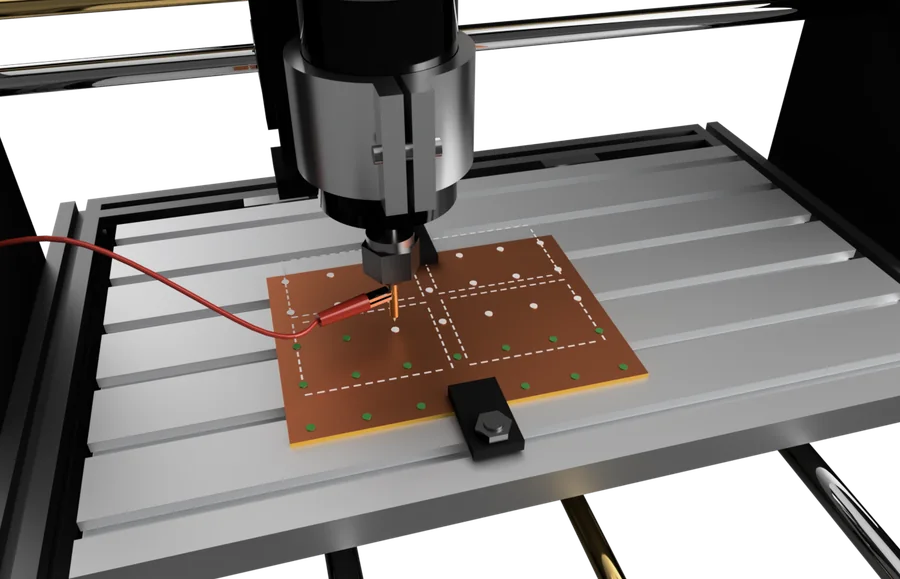
#> input picture site/img/render-heightmap.webp, 900 x 579 px, given in place of render-heightmap.webp-marks.png, which was not available
$ python calibrate.py ../../site/img/render-heightmap.webp
#> lines starting #> are read from the running program, lines starting #| are printed output that depends on the picture; after the words box and inside, x2 and y2 are one past the last pixel; in counts of white or black regions, pixels touching at a corner belong together; long printed decimals are rounded
"""Finds the bed marks (marks render minus clean render) and fits the bed homography."""
import json
import sys

import numpy as np
from PIL import Image

base = sys.argv[1]
marks = {'front_left': (20, 15), 'front_right': (280, 15), 'back_right': (280, 165), 'back_left': (20, 165)}
a = np.asarray(Image.open(base + '-marks.png').convert('RGB')).astype(int)
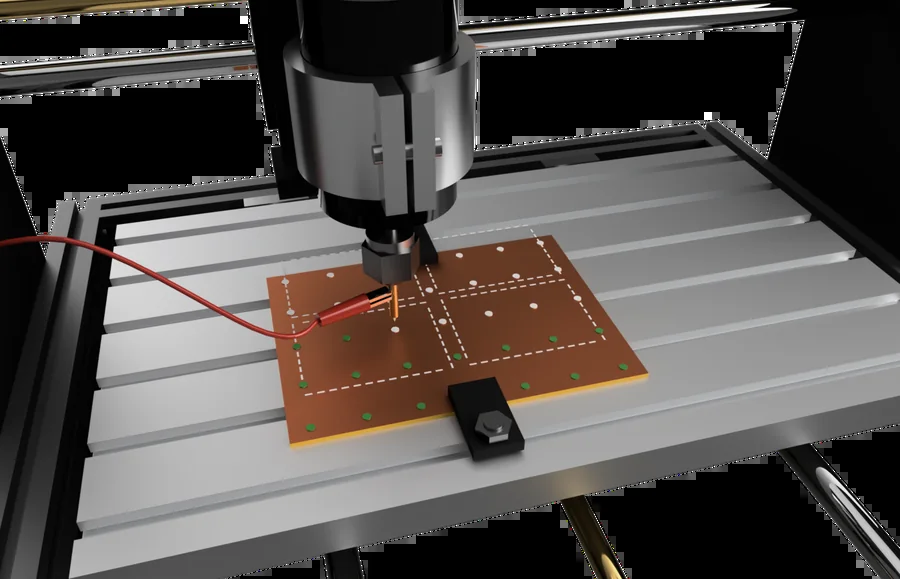
#> a: shape (579, 900, 3) int64; mean R, G, B 85.3, 80.1, 77.3
b = np.asarray(Image.open(base + '.png').convert('RGB')).astype(int)
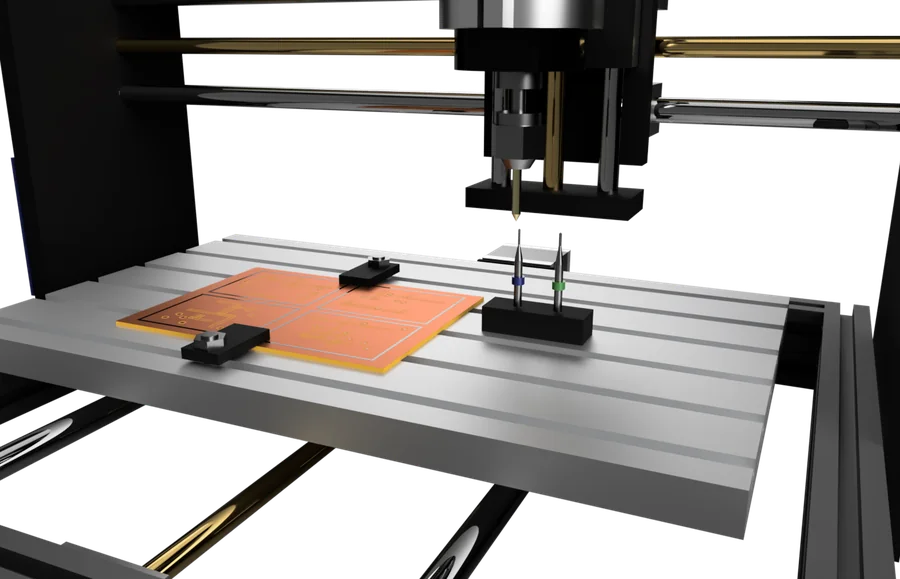
#> input picture site/img/render-run.webp, 900 x 579 px, given in place of render-heightmap.webp.png, which was not available
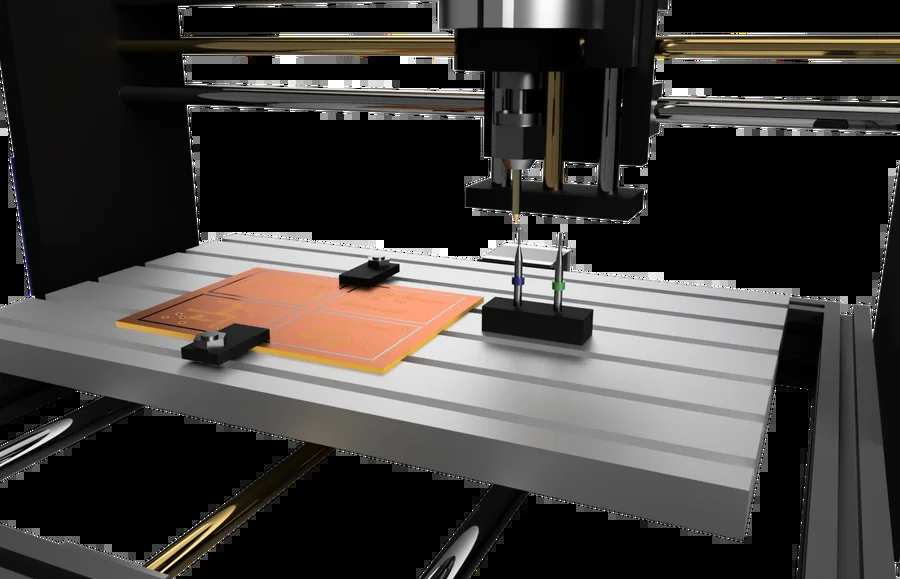
#> b: shape (579, 900, 3) int64; mean R, G, B 64.8, 61.4, 58.7
d = np.abs(a - b).sum(axis=2)
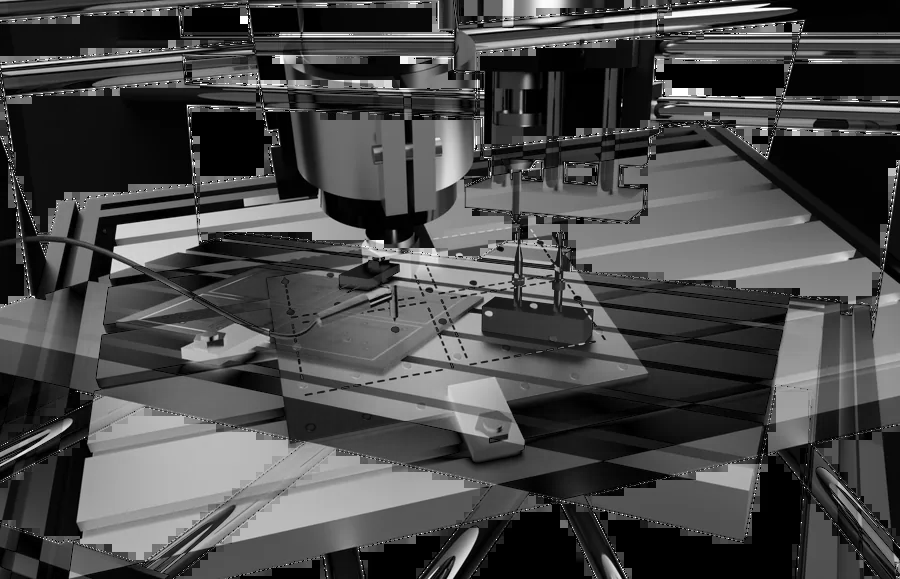
#> d: shape (579, 900) int64; min 0, max 765, mean 218.8; drawn with min black and max white
sat = a.max(axis=2) - a.min(axis=2)
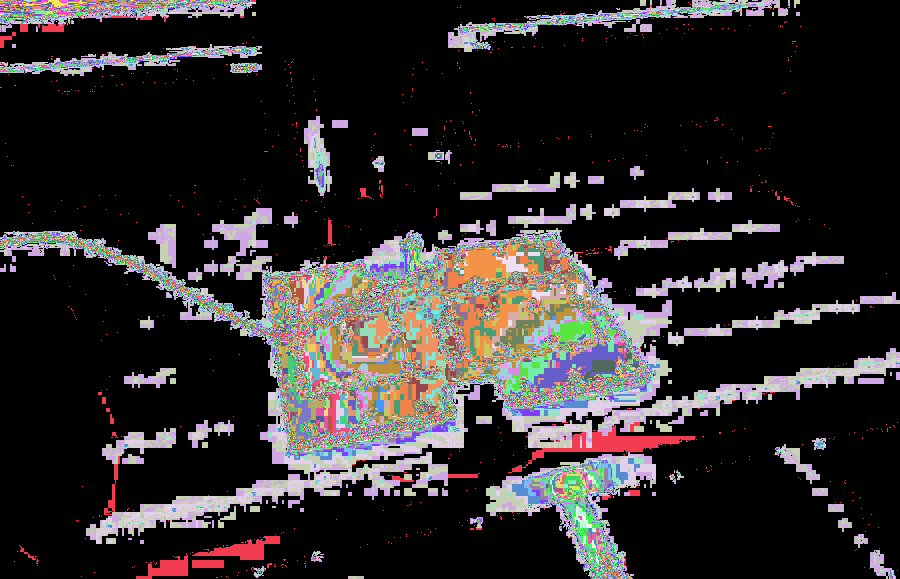
#> sat: shape (579, 900) int64; 159 distinct labels, from 0 to 160; one colour per label, 0 black
ys, xs = np.nonzero((d > 120) & (sat > 50))
pts = np.stack([xs, ys], 1).astype(float)
#> pts = 43645 pairs, first value 0 to 820, second value 0 to 578
# k-means with 4 centres started at the quadrants of the candidate cloud
cx, cy = np.median(pts, 0)
#> cx = 429; cy = 336
centres = np.array([[pts[:, 0].min(), pts[:, 1].max()], [pts[:, 0].max(), pts[:, 1].max()],
                    [pts[:, 0].max(), pts[:, 1].min()], [pts[:, 0].min(), pts[:, 1].min()]])
#> centres = [[0, 578], [820, 578], [820, 0], [0, 0]]
for _ in range(20):
    lab = np.argmin(((pts[:, None, :] - centres[None]) ** 2).sum(2), 1)
    centres = np.array([np.median(pts[lab == k], 0) for k in range(4)])
#> this loop made 20 passes
#> centres on passes 1 to 12: [[344, 351], [513, 350], [500, 269], [279, 274]], [[362, 359], [533, 357], [492, 279], [282, 285]], [[372, 365], [555, 358], [483, 283], [289, 292]], [[378, 370], [564, 359], [479, 288], [295, 298]], [[381, 372], [567, 358], [479, 292], [299, 302]], [[384, 374], [568, 358], [479, 293], [301, 305]], [[386, 374], [569, 358], [480, 293], [302, 307.5]], [[387, 374], [569, 359], [480, 293], [303, 309]], [[388, 374], [569, 359], [481, 293], [304, 310]], [[389, 374], [570, 359], [481, 293], [304, 310]], [[389, 374], [570, 359], [481, 293], [304, 310]], [[389, 374], [570, 359], [481, 293], [304, 310]]
out = {}
for k, name in enumerate(['front_left', 'front_right', 'back_right', 'back_left']):
    ax, ay = centres[k].astype(int)
    w = d[ay - 30:ay + 30, ax - 30:ax + 30]
    m = w > 60
    yy, xx = np.nonzero(m)
    wt = w[m]
    out[name] = {'bed': marks[name], 'px': [ax - 30 + (xx * wt).sum() / wt.sum(), ay - 30 + (yy * wt).sum() / wt.sum()]}
    print(name, out[name])
#> this loop made 4 passes
#> (ax, ay) on passes 1 to 4: (389, 374), (570, 359), (481, 293), (304, 310)
#| front_left {'bed': (20, 15), 'px': [389.524, 374.479]}
#| front_right {'bed': (280, 15), 'px': [571.733, 360.872]}
#| back_right {'bed': (280, 165), 'px': [478.583, 289.022]}
#| back_left {'bed': (20, 165), 'px': [306.555, 308.812]}
#> pass 1, `m = w > 60`:
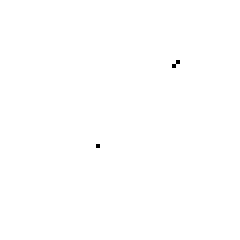
#> m: shape (60, 60) bool (shown 4 times larger); 99.9% white; black in thin lines or dots, all inside (x1, y1, x2, y2) = (24, 15, 45, 37)
#> after the loop:
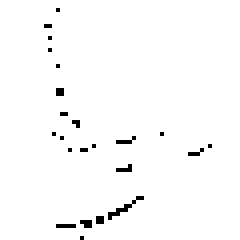
#> m: shape (60, 60) bool (shown 4 times larger); 98.2% white; black in thin lines or dots, all inside (x1, y1, x2, y2) = (11, 2, 53, 60)
#> after the loop, out = 4 items
A = []
for v in out.values():
    (x, y), (u, w_) = v['bed'], v['px']
    A.append([x, y, 1, 0, 0, 0, -u * x, -u * y, -u])
    A.append([0, 0, 0, x, y, 1, -w_ * x, -w_ * y, -w_])
#> this loop made 4 passes
#> (x, y, u, w_) on passes 1 to 4: (20, 15, 389.5, 374.5), (280, 15, 571.7, 360.9), (280, 165, 478.6, 289), (20, 165, 306.6, 308.8)
#> after the loop, A = 8 items
H = np.linalg.svd(np.array(A, float))[2][-1].reshape(3, 3)
#> H = [[0.000925, -0.000973, 0.71], [-0.000322, -0.000761, 0.704], [-6.28e-07, 1.34e-07, 0.00184]]
H /= H[2, 2]
#> H = [[0.502, -0.528, 385.2], [-0.175, -0.413, 382], [-0.000341, 7.26e-05, 1]]
json.dump({'width': a.shape[1], 'height': a.shape[0], 'H': H.round(9).tolist()}, open(base + '-homography.json', 'w'), indent=1)
print(json.dumps(H.round(9).tolist()))
#| [[0.5021, -0.5277, 385.169], [-0.1749, -0.4128, 382.028], [-0.0003406, 7.2622e-05, 1.0]]
